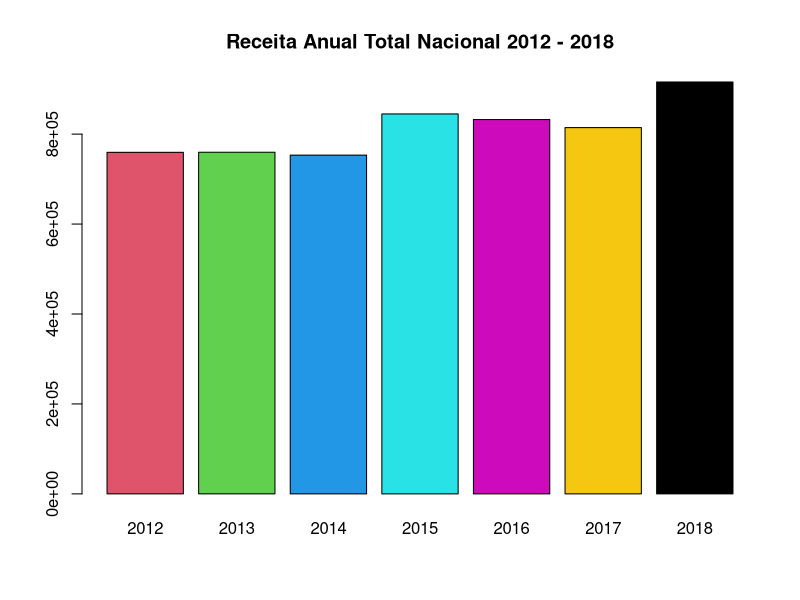
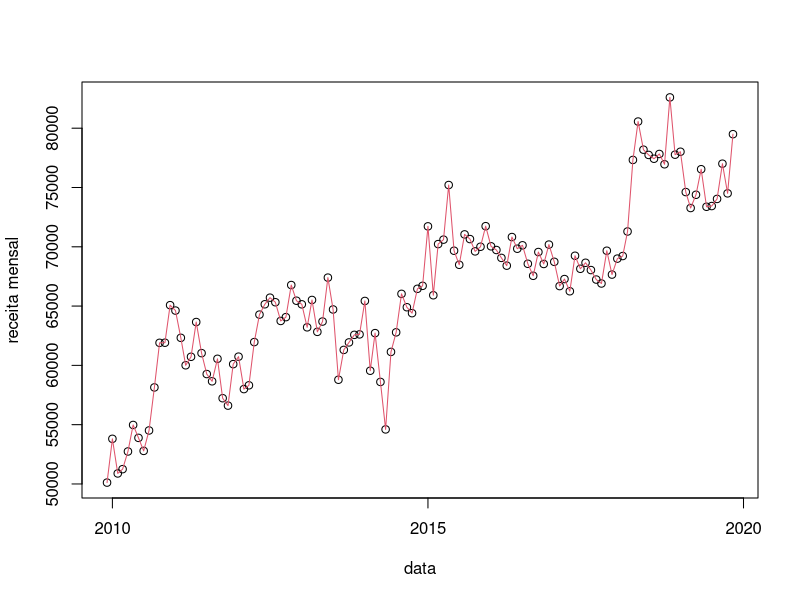
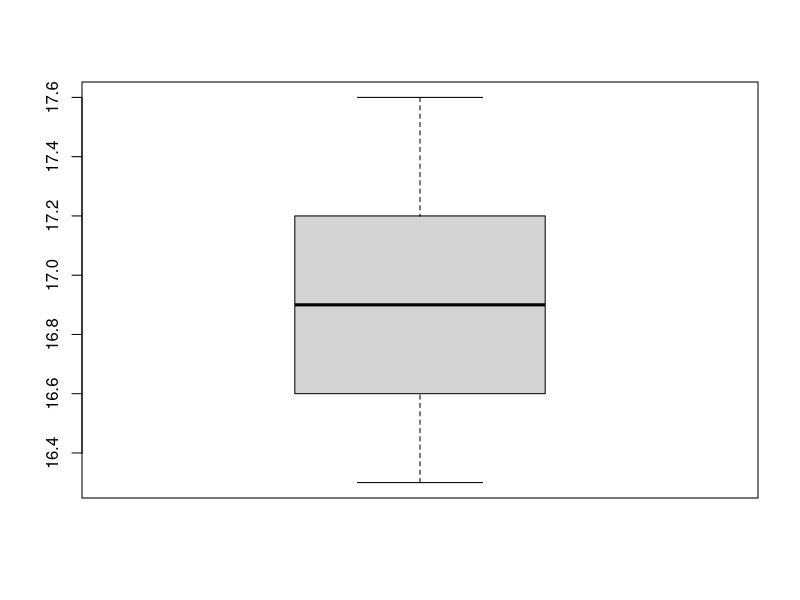

Write R code to recreate these figures, in order.
# Parte 1.1:
# Exercício 1: higienizando o dataset;
# carregando as libraries;
library(dplyr)
library(ggplot2)
library(lubridate)
library(stringr)

# carregando o arquivo original no objeto "dadosInt";
dadosInt <- read.csv("processo_seletivo.csv", sep=";", stringsAsFactors = FALSE)

# nomenando colunas 1 e 2 como "UF" e "data", respectivamente;
names(dadosInt) [1] <- paste("UF")
names(dadosInt) [2] <- paste("data")

# substituindo valores na coluna "data" para formato adequado;
dadosInt$data <- str_replace_all(dadosInt$data, c("December " = "01/12/", 
                                                   "November " = "01/11/", 
                                                   "October " = "01/10/", 
                                                   "September " = "01/09/", 
                                                   "August " = "01/08/", 
                                                   "July " = "01/07/", 
                                                   "June " = "01/06/", 
                                                   "May " = "01/05/", 
                                                   "April " = "01/04/", 
                                                   "March " = "01/03/", 
                                                   "February " = "01/02/", 
                                                   "January " = "01/01/"))

# alterando coluna "data" fique no formato YYYY/MM/DD;
dadosInt$data <- as.Date(dadosInt$data, "%d/%m/%Y")

# transformando o tipo da coluna "UF" para "factor";
dadosInt$UF <- as.factor(dadosInt$UF)

# transformando o tipo das colunas "preco"e "qtidade" para "numeric";
dadosInt$preco <- str_replace(dadosInt$preco, ",", ".")
dadosInt$preco <- as.numeric(dadosInt$preco)
dadosInt$qtidade <- str_replace(dadosInt$qtidade, ",", ".")
dadosInt$qtidade <- as.numeric(dadosInt$qtidade)

# imprimindo as 6 primeiras linhas para visualizar o dataset;
head(dadosInt)

# Exercício 2: 
# a) preço médio mensal nacional;
mediaMensalNacional <- aggregate(dadosInt$preco, by=list(data=dadosInt$data), FUN=mean)

# renomeando coluna para "preço médio mensal";
names(mediaMensalNacional) [2] <- paste("preço médio mensal")

# b) vendas totais mensais nacionais;
vendaTotalMensalNacional <- aggregate(dadosInt$qtidade, by=list(data=dadosInt$data), FUN=sum)

# renomeando coluna para "volume de vendas mensal";
names(vendaTotalMensalNacional) [2] <- paste("volume de vendas mensal")

# unindo "preço médio mensal" e "volume de vendas mensal" em um data frame;
dadosMensais <- mediaMensalNacional
dadosMensais <- mutate(dadosMensais, vendaTotalMensalNacional$`volume de vendas mensal`)
names(dadosMensais)[3] <- paste("volume de vendas mensal")

# c) receita nacional mensal;
dadosMensais <- mutate(dadosMensais, "receita mensal" = dadosMensais$`preço médio mensal`*dadosMensais$`volume de vendas mensal`)

# conferindo o data frame final;
head(dadosMensais)

# checando diretório atual;
getwd()

#salvando em teste_final.csv;
# write.csv(dadosMensais,'/Users/andrepsouza/Desktop/4INTELLIGENCE/teste_final.csv', row.names = FALSE)

# Parte 1.1:
# Exercício 1: 
# a) gráfico de barras com a receita anual total nacional entre os anos de 2012 a 2018;
# criando data frame com ano/receita total e renomeando colunas;
receitaAnualTotalNacional <- select(dadosMensais, data, 'receita mensal')
names(receitaAnualTotalNacional) [1] <- paste("ano")
names(receitaAnualTotalNacional) [2] <- paste("receita anual total nacional")

# limpando coluna para conter apenas os anos;
receitaAnualTotalNacional$ano <- substr(receitaAnualTotalNacional$ano, 1,4)

# somando receita total nacional por ano;
receitaAnualTotalNacional <- aggregate(receitaAnualTotalNacional$'receita anual total nacional', by=list(ano=receitaAnualTotalNacional$ano), FUN=sum)
names(receitaAnualTotalNacional) [2] <- paste("receita anual total nacional")

# extraindo dados de 2012-2018;
receitaAnualTotalNacional$ano <- as.numeric(receitaAnualTotalNacional$ano)
ratnDozeDezoito <- filter(receitaAnualTotalNacional, ano >=2012 & ano <=2018)

# criando visualização receita anual total nacional 2012-2018;
barplot(ratnDozeDezoito$`receita anual total nacional`, names.arg = ratnDozeDezoito$ano, main ="Receita Anual Total Nacional 2012 - 2018", col=c(2,3,4,5,6,7,1))

# b) gráfico de linhas com todo o histórico mensal da receita nacional;
# criando data frame com receita mensal nacional;
rmtn <- select(dadosMensais, data, 'receita mensal')

# criando visualização;
plot(rmtn)
lines(rmtn, col=2)

# c) visualização de boxplot da quantidade vendida por mês, por estado;
# calculando os quartis;
quantile(dadosInt$qtidade)

# visualizando boxplot -  fica evidente que as quantidades vendiades têm amplitude pequena, sem outliers;
boxplot(dadosInt$qtidade)

